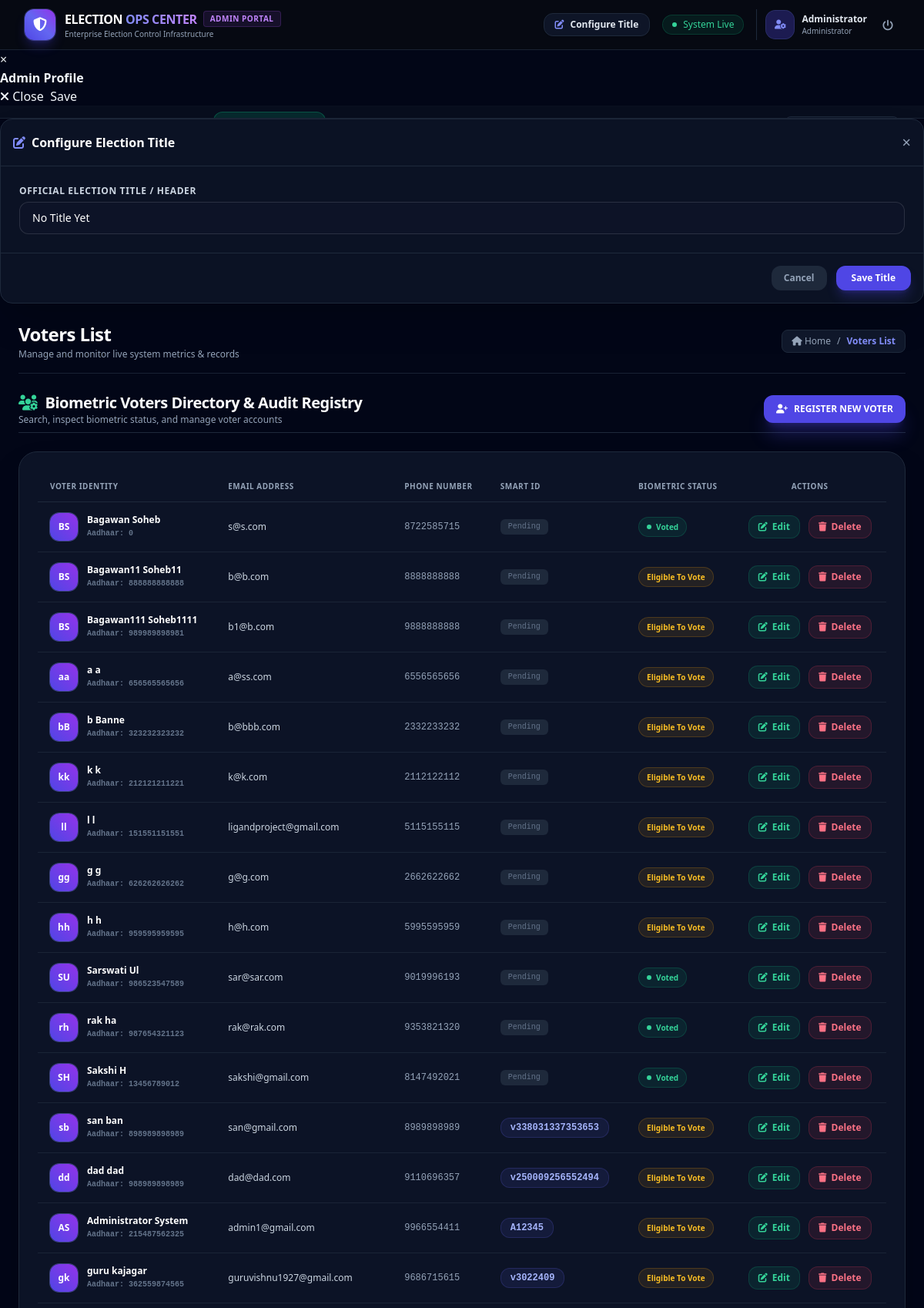
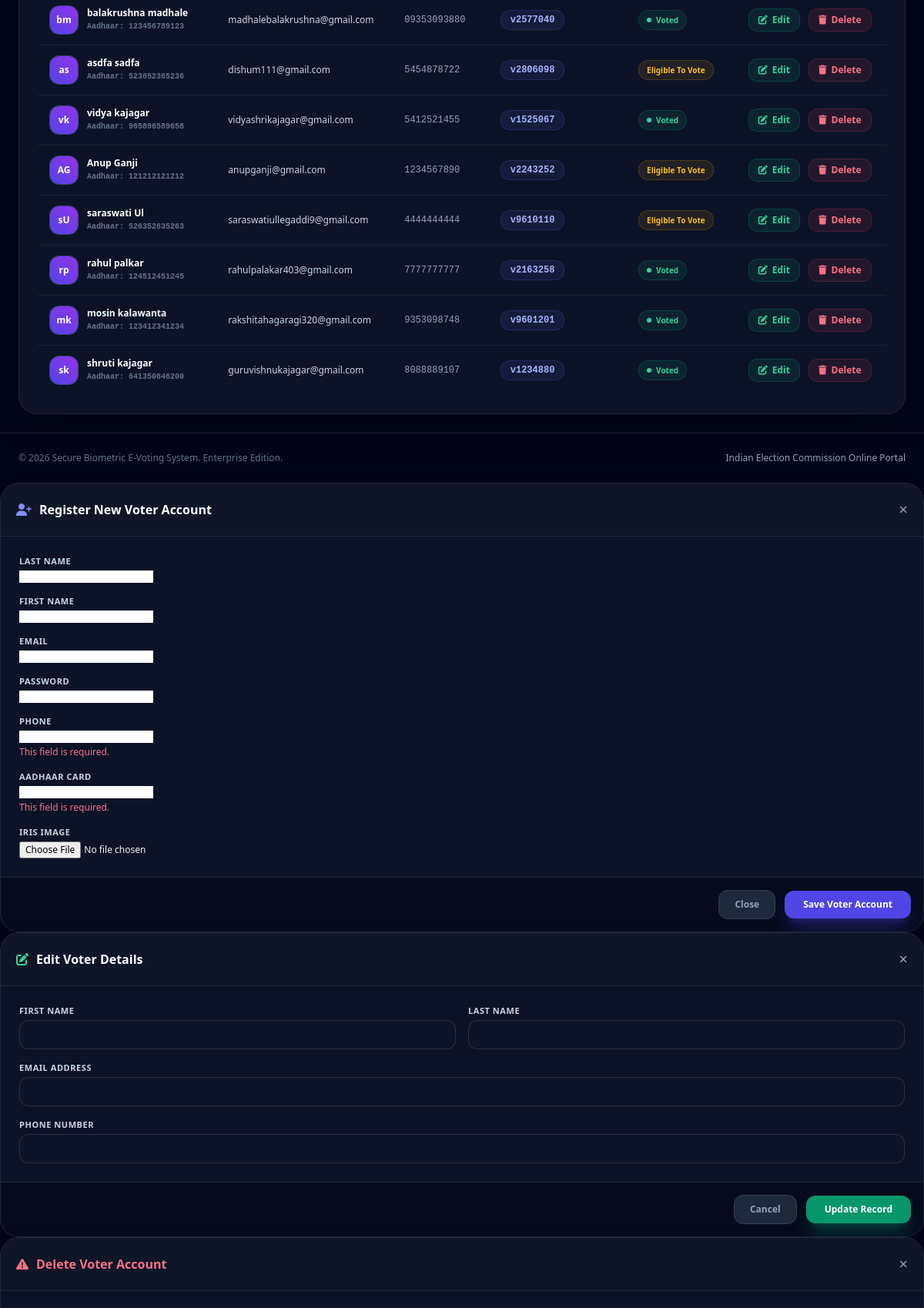
The page /administrator/voters (signed in, upper part) on the database its author committed (2 pictures, top to bottom).
### account/models.py (models this page shows, shortened)
class CustomUser(AbstractUser):
    USER_TYPE = ((1, "Admin"), (2, "Voter"))
    username = None  # Removed username, using email instead
    email = models.EmailField(unique=True)
    user_type = models.CharField(default=2, choices=USER_TYPE, max_length=1)
    created_at = models.DateTimeField(auto_now_add=True)
    updated_at = models.DateTimeField(auto_now=True)
    USERNAME_FIELD = "email"
    REQUIRED_FIELDS = []
    objects = CustomUserManager()

### voting/models.py (models this page shows, shortened)
class Voter(models.Model):
    admin = models.OneToOneField(CustomUser, on_delete=models.CASCADE)
    phone = models.CharField(max_length=11, unique=True)  # Used for OTP
    otp = models.CharField(max_length=10, null=True)
    verified = models.BooleanField(default=False)
    voted = models.BooleanField(default=False)
    otp_sent = models.IntegerField(default=0)  # Control how many OTPs are sent
    aadhaar_card = models.CharField(max_length=12, unique=True)  # Aadhaar card number
    iris_image = models.ImageField(upload_to='iris_images/', null=True, blank=True)  # Upload directory
    smartid = models.CharField(max_length=8, unique=True, blank=True, null=True)  # New field for unique ID

### administrator/views.py (the view, shortened to what this page needs)
# urls.py: path('voters', views.voters, name="adminViewVoters"),
def voters(request):
    voters = Voter.objects.all()
    userForm = CustomUserForm(request.POST or None)
    voterForm = VoterForm(request.POST, request.FILES or None)  # Add request.FILES for file handling
    context = {
        'form1': userForm,
        'form2': voterForm,
        'voters': voters,
        'page_title': 'Voters List'
    }
    return render(request, "admin/voters.html", context)

### administrator/templates/admin/voters.html (shortened to what this page needs)
{% extends 'root.html' %}
{% load static %}
{% block content %}
<div class="space-y-6">
  <div class="flex flex-col sm:flex-row sm:items-center justify-between gap-4 pb-2 border-b border-slate-800">
    <div>
      <h2 class="text-xl font-bold text-white tracking-tight flex items-center font-display">
        <i class="fa-solid fa-users-gear text-emerald-400 mr-2.5"></i> Biometric Voters Directory & Audit Registry
      </h2>
      <p class="text-xs text-slate-400">Search, inspect biometric status, and manage voter accounts</p>
    </div>
    <button type="button"
            data-toggle="modal"
            data-target="#addnew"
            class="inline-flex items-center justify-center px-4 py-2.5 rounded-xl text-xs font-bold text-white bg-indigo-600 hover:bg-indigo-500 shadow-xl shadow-indigo-600/30 transition-all font-display">
      <i class="fa-solid fa-user-plus mr-2"></i> REGISTER NEW VOTER
    </button>
  </div>
  <div class="glass-card-elevated rounded-3xl p-6 border border-slate-800 shadow-2xl space-y-4">
    <div class="overflow-x-auto">
      <table id="example1" class="w-full text-left border-collapse text-xs">
        <thead>
          <tr class="border-b border-slate-800 text-slate-400 uppercase font-semibold text-[10px] tracking-wider">
            <th class="py-3 px-4">Voter Identity</th>
            <th class="py-3 px-4">Email Address</th>
            <th class="py-3 px-4">Phone Number</th>
            <th class="py-3 px-4">Smart ID</th>
            <th class="py-3 px-4">Biometric Status</th>
            <th class="py-3 px-4 text-center">Actions</th>
          </tr>
        </thead>
        <tbody class="divide-y divide-slate-800/80 text-slate-200">
          {% for voter in voters %}
          <tr class="hover:bg-slate-900/50 transition-colors">
            <td class="py-3.5 px-4 font-bold text-white flex items-center space-x-3">
              <div class="w-9 h-9 rounded-xl bg-gradient-to-tr from-indigo-600 to-purple-600 text-white flex items-center justify-center text-xs font-bold ring-1 ring-indigo-400/40 shadow-sm font-display">
                {{ voter.admin.first_name|slice:":1" }}{{ voter.admin.last_name|slice:":1" }}
              </div>
              <div>
                <span class="block font-bold text-white">{{ voter.admin.first_name }} {{ voter.admin.last_name }}</span>
                <span class="text-[10px] text-slate-500 font-mono">Aadhaar: {{ voter.aadhaar_card|default:"Registered" }}</span>
              </div>
            </td>
            <td class="py-3.5 px-4 text-slate-300 font-medium">{{ voter.admin.email }}</td>
            <td class="py-3.5 px-4 text-slate-400 font-mono">{{ voter.phone }}</td>
            <td class="py-3.5 px-4">
              {% if voter.smartid %}
                <span class="inline-flex items-center px-3 py-1 rounded-xl text-xs font-mono font-bold bg-indigo-500/10 text-indigo-300 border border-indigo-500/20">
                  {{ voter.smartid }}
                </span>
              {% else %}
                <span class="inline-flex items-center px-2.5 py-0.5 rounded-md text-[10px] font-mono bg-slate-800 text-slate-500">
                  Pending
                </span>
              {% endif %}
            </td>
            <td class="py-3.5 px-4">
              {% if voter.voted %}
                <span class="inline-flex items-center px-2.5 py-1 rounded-full text-[10px] font-bold bg-emerald-500/10 text-emerald-400 border border-emerald-500/20">
                  <span class="w-1.5 h-1.5 rounded-full bg-emerald-400 mr-1.5 animate-pulse"></span>
                  Voted
                </span>
              {% else %}
                <span class="inline-flex items-center px-2.5 py-1 rounded-full text-[10px] font-bold bg-amber-500/10 text-amber-400 border border-amber-500/20">
                  Eligible To Vote
                </span>
              {% endif %}
            </td>
            <td class="py-3.5 px-4 text-center space-x-2">
              <button type="button" class="edit inline-flex items-center px-3 py-1.5 rounded-xl text-xs font-bold bg-emerald-500/10 text-emerald-400 hover:bg-emerald-500/20 border border-emerald-500/20 transition-colors" data-id="{{ voter.id }}">
                <i class="fa-solid fa-pen-to-square mr-1.5"></i> Edit
              </button>
              <button type="button" class="delete inline-flex items-center px-3 py-1.5 rounded-xl text-xs font-bold bg-rose-500/10 text-rose-400 hover:bg-rose-500/20 border border-rose-500/20 transition-colors" data-id="{{ voter.id }}">
                <i class="fa-solid fa-trash mr-1.5"></i> Delete
              </button>
            </td>
          </tr>
          {% endfor %}
        </tbody>
      </table>
    </div>
  </div>
</div>
{% endblock content %}
{% block modal %}
<div class="modal fade" id="addnew" tabindex="-1" role="dialog" aria-hidden="true">
  <div class="modal-dialog modal-dialog-centered" role="document">
    <div class="modal-content glass-card-elevated border border-slate-800 text-slate-100 rounded-3xl shadow-2xl overflow-hidden">
      <div class="modal-header border-b border-slate-800 p-5 flex items-center justify-between bg-slate-900/80">
        <h5 class="modal-title font-bold text-base text-white flex items-center font-display">
          <i class="fa-solid fa-user-plus text-indigo-400 mr-2.5"></i> Register New Voter Account
        </h5>
        <button type="button" class="close text-slate-400 hover:text-white text-xl" data-dismiss="modal" aria-label="Close">
          <span aria-hidden="true">&times;</span>
        </button>
      </div>
      <form method="POST" action="{% url 'adminViewVoters' %}" enctype="multipart/form-data">
        <div class="modal-body p-6 space-y-4 text-xs">
          {% for field in form1 %}
          <div class="space-y-1 text-left">
            <label class="block text-[11px] font-bold text-slate-300 uppercase tracking-wider">{{ field.label }}</label>
            {{ field }}
          </div>
          {% endfor %}
          {% for field in form2 %}
          <div class="space-y-1 text-left">
            <label class="block text-[11px] font-bold text-slate-300 uppercase tracking-wider">{{ field.label }}</label>
            {{ field }}
            {% if field.errors %}<p class="text-xs text-rose-400 mt-1">{{ field.errors.0 }}</p>{% endif %}
          </div>
          {% endfor %}
        </div>
        <div class="modal-footer border-t border-slate-800 p-4 flex items-center justify-end space-x-3 bg-slate-950/60">
          <button type="button" class="px-5 py-2.5 rounded-xl text-xs font-bold text-slate-400 hover:text-white bg-slate-800 border border-slate-700" data-dismiss="modal">Close</button>
          <button type="submit" name="add" class="px-6 py-2.5 rounded-xl text-xs font-bold text-white bg-indigo-600 hover:bg-indigo-500 shadow-xl shadow-indigo-600/30">Save Voter Account</button>
        </div>
      </form>
    </div>
  </div>
</div>
<div class="modal fade" id="edit" tabindex="-1" role="dialog" aria-hidden="true">
  <div class="modal-dialog modal-dialog-centered" role="document">
    <div class="modal-content glass-card-elevated border border-slate-800 text-slate-100 rounded-3xl shadow-2xl overflow-hidden">
      <div class="modal-header border-b border-slate-800 p-5 flex items-center justify-between bg-slate-900/80">
        <h5 class="modal-title font-bold text-base text-white flex items-center font-display">
          <i class="fa-solid fa-pen-to-square text-emerald-400 mr-2.5"></i> Edit Voter Details
        </h5>
        <button type="button" class="close text-slate-400 hover:text-white text-xl" data-dismiss="modal" aria-label="Close">
          <span aria-hidden="true">&times;</span>
        </button>
      </div>
      <form method="POST" action="{% url 'updateVoter' %}">
        <div class="modal-body p-6 space-y-4 text-xs text-left">
          <div class="grid grid-cols-2 gap-4">
            <div class="space-y-1">
              <label for="edit_firstname" class="block text-[11px] font-bold text-slate-300 uppercase tracking-wider">First Name</label>
              <input type="text" class="w-full px-3.5 py-2.5 rounded-xl text-xs glass-input focus:outline-none" id="edit_firstname" name="first_name" required>
            </div>
            <div class="space-y-1">
              <label for="edit_lastname" class="block text-[11px] font-bold text-slate-300 uppercase tracking-wider">Last Name</label>
              <input type="text" class="w-full px-3.5 py-2.5 rounded-xl text-xs glass-input focus:outline-none" id="edit_lastname" name="last_name" required>
            </div>
          </div>
          <div class="space-y-1">
            <label for="edit_email" class="block text-[11px] font-bold text-slate-300 uppercase tracking-wider">Email Address</label>
            <input type="email" class="w-full px-3.5 py-2.5 rounded-xl text-xs glass-input focus:outline-none" id="edit_email" name="email" required>
          </div>
          <div class="space-y-1">
            <label for="edit_phone" class="block text-[11px] font-bold text-slate-300 uppercase tracking-wider">Phone Number</label>
            <input type="text" class="w-full px-3.5 py-2.5 rounded-xl text-xs glass-input focus:outline-none" id="edit_phone" name="phone" required>
          </div>
        </div>
        <div class="modal-footer border-t border-slate-800 p-4 flex items-center justify-end space-x-3 bg-slate-950/60">
          <button type="button" class="px-5 py-2.5 rounded-xl text-xs font-bold text-slate-400 hover:text-white bg-slate-800 border border-slate-700" data-dismiss="modal">Cancel</button>
          <button type="submit" name="edit" class="px-6 py-2.5 rounded-xl text-xs font-bold text-white bg-emerald-600 hover:bg-emerald-500 shadow-xl shadow-emerald-600/30">Update Record</button>
        </div>
      </form>
    </div>
  </div>
</div>
<div class="modal fade" id="delete" tabindex="-1" role="dialog" aria-hidden="true">
  <div class="modal-dialog modal-dialog-centered" role="document">
    <div class="modal-content glass-card-elevated border border-slate-800 text-slate-100 rounded-3xl shadow-2xl text-center overflow-hidden">
      <div class="modal-header border-b border-slate-800 p-5 flex items-center justify-between bg-slate-900/80">
        <h5 class="modal-title font-bold text-base text-rose-400 flex items-center font-display">
          <i class="fa-solid fa-triangle-exclamation mr-2.5"></i> Delete Voter Account
        </h5>
        <button type="button" class="close text-slate-400 hover:text-white text-xl" data-dismiss="modal" aria-label="Close">
          <span aria-hidden="true">&times;</span>
        </button>
      </div>
      <form method="POST" action="{% url 'deleteVoter' %}">
        <div class="modal-body p-6 space-y-3">
        </div>
      </form>
    </div>
  </div>
</div>
{% endblock modal %}

### administrator/templates/navbar.html
{% load static %}
<header class="sticky top-0 z-40 bg-[#070a12]/90 backdrop-blur-xl border-b border-slate-800/80 px-4 sm:px-8 py-3">
  <div class="max-w-7xl mx-auto flex items-center justify-between">
    <div class="flex items-center space-x-3">
      <a href="{% url 'adminDashboard' %}" class="flex items-center space-x-3 group">
        <div class="w-10 h-10 rounded-xl bg-gradient-to-tr from-indigo-600 via-indigo-500 to-purple-600 flex items-center justify-center text-white shadow-lg shadow-indigo-600/30 ring-1 ring-indigo-400/30 group-hover:scale-105 transition-transform">
          <i class="fa-solid fa-shield-halved text-lg"></i>
        </div>
        <div>
          <div class="flex items-center space-x-2">
            <span class="font-display text-base font-extrabold text-white tracking-tight">
              ELECTION <span class="bg-gradient-to-r from-indigo-400 to-purple-400 bg-clip-text text-transparent">OPS CENTER</span>
            </span>
            <span class="px-2 py-0.5 rounded text-[10px] font-semibold uppercase tracking-wider bg-purple-500/10 text-purple-400 border border-purple-500/20">
              Admin Portal
            </span>
          </div>
          <span class="text-[10px] text-slate-400 font-medium block">Enterprise Election Control Infrastructure</span>
        </div>
      </a>
    </div>
    <div class="flex items-center space-x-3 sm:space-x-4">
      {% if request.user.user_type == '1' %}
      <button type="button"
              data-toggle="modal"
              data-target="#config"
              class="hidden sm:inline-flex items-center px-3.5 py-1.5 rounded-xl text-xs font-semibold text-slate-200 bg-slate-900/90 hover:bg-slate-800 border border-slate-800 hover:border-slate-700 transition-all shadow-sm">
        <i class="fa-solid fa-pen-to-square text-indigo-400 mr-2"></i>
        <span>Configure Title</span>
      </button>
      {% endif %}
      <div class="hidden md:flex items-center px-3 py-1 rounded-full text-xs font-medium bg-emerald-500/10 text-emerald-400 border border-emerald-500/20 shadow-sm">
        <span class="w-1.5 h-1.5 rounded-full bg-emerald-400 mr-2 animate-pulse"></span>
        System Live
      </div>
      <div class="flex items-center space-x-3 pl-3 border-l border-slate-800">
        <div class="flex items-center space-x-2.5">
          <div class="w-9 h-9 rounded-xl bg-indigo-600/30 text-indigo-400 flex items-center justify-center font-bold text-xs ring-1 ring-indigo-500/40 font-display">
            <i class="fa-solid fa-user-gear"></i>
          </div>
          <div class="hidden lg:block text-left">
            <span class="block text-xs font-bold text-slate-200">
              {{ request.user.first_name|default:request.user.email }}
            </span>
            <span class="block text-[10px] text-slate-400 font-medium">Administrator</span>
          </div>
        </div>
        <a href="{% url 'account_logout' %}"
           title="Sign Out"
           class="p-2 rounded-xl text-slate-400 hover:text-rose-400 hover:bg-rose-500/10 transition-colors">
          <i class="fa-solid fa-power-off text-sm"></i>
        </a>
      </div>
    </div>
  </div>
</header>
{% include "bio.html" %}

### rows shown on the page
CustomUser: user.first_name "Administrator"
Voter: admin.first_name "B", admin.last_name "S", admin.first_name "Bagawan", admin.last_name "Soheb", aadhaar_card "0", admin.email "s@s.com", phone "8722585715", shows "Pending", voted True (drawn)
Voter: admin.first_name "B", admin.last_name "S", admin.first_name "Bagawan11", admin.last_name "Soheb11", aadhaar_card "888888888888", admin.email "b@b.com", phone "8888888888", shows "Pending", voted "Eligible To Vote"
Voter: admin.first_name "B", admin.last_name "S", admin.first_name "Bagawan111", admin.last_name "Soheb1111", aadhaar_card "989989898981", admin.email "b1@b.com", phone "9888888888", shows "Pending", voted "Eligible To Vote"
Voter: admin.first_name "a", admin.last_name "a", aadhaar_card "656565565656", admin.email "a@ss.com", phone "6556565656", shows "Pending", voted "Eligible To Vote"
Voter: admin.first_name "b", admin.last_name "B", admin.last_name "Banne", aadhaar_card "323232323232", admin.email "b@bbb.com", phone "2332233232", shows "Pending", voted "Eligible To Vote"
Voter: admin.first_name "k", admin.last_name "k", aadhaar_card "212121211221", admin.email "k@k.com", phone "2112122112", shows "Pending", voted "Eligible To Vote"
Voter: admin.first_name "l", admin.last_name "l", aadhaar_card "151551151551", admin.email "ligandproject@gmail.com", phone "5115155115", shows "Pending", voted "Eligible To Vote"
Voter: admin.first_name "g", admin.last_name "g", aadhaar_card "626262626262", admin.email "g@g.com", phone "2662622662", shows "Pending", voted "Eligible To Vote"
Voter: admin.first_name "h", admin.last_name "h", aadhaar_card "959595959595", admin.email "h@h.com", phone "5995595959", shows "Pending", voted "Eligible To Vote"
Voter: admin.first_name "S", admin.last_name "U", admin.first_name "Sarswati", admin.last_name "Ul", aadhaar_card "986523547589", admin.email "sar@sar.com", phone "9019996193", shows "Pending", voted True (drawn)
Voter: admin.first_name "r", admin.last_name "h", admin.first_name "rak", admin.last_name "ha", aadhaar_card "987654321123", admin.email "rak@rak.com", phone "9353821320", shows "Pending", voted True (drawn)
Voter: admin.first_name "S", admin.last_name "H", admin.first_name "Sakshi", aadhaar_card "13456789012", admin.email "sakshi@gmail.com", phone "8147492021", shows "Pending", voted True (drawn)
Voter: admin.first_name "s", admin.last_name "b", admin.first_name "san", admin.last_name "ban", aadhaar_card "898989898989", admin.email "san@gmail.com", phone "8989898989", smartid "v338031337353653", voted "Eligible To Vote"
Voter: admin.first_name "d", admin.last_name "d", admin.first_name "dad", admin.last_name "dad", aadhaar_card "988989898989", admin.email "dad@dad.com", phone "9110696357", smartid "v250009256552494", voted "Eligible To Vote"
Voter: admin.first_name "A", admin.last_name "S", admin.first_name "Administrator", admin.last_name "System", aadhaar_card "215487562325", admin.email "admin1@gmail.com", phone "9966554411", smartid "A12345", voted "Eligible To Vote"
Voter: admin.first_name "g", admin.last_name "k", admin.first_name "guru", admin.last_name "kajagar", aadhaar_card "362559874565", admin.email "guruvishnu1927@gmail.com", phone "9686715615", smartid "v3022409", voted "Eligible To Vote"
Voter: admin.first_name "b", admin.last_name "m", admin.first_name "balakrushna", admin.last_name "madhale", aadhaar_card "123456789123", admin.email "madhalebalakrushna@gmail.com", phone "09353093880", smartid "v2577040", voted True (drawn)
Voter: admin.first_name "a", admin.last_name "s", admin.first_name "asdfa", admin.last_name "sadfa", aadhaar_card "523652365236", admin.email "dishum111@gmail.com", phone "5454878722", smartid "v2806098", voted "Eligible To Vote"
Voter: admin.first_name "v", admin.last_name "k", admin.first_name "vidya", admin.last_name "kajagar", aadhaar_card "965896589658", admin.email "vidyashrikajagar@gmail.com", phone "5412521455", smartid "v1525067", voted True (drawn)
Voter: admin.first_name "A", admin.last_name "G", admin.first_name "Anup", admin.last_name "Ganji", aadhaar_card "121212121212", admin.email "anupganji@gmail.com", phone "1234567890", smartid "v2243252", voted "Eligible To Vote"
Voter: admin.first_name "s", admin.last_name "U", admin.first_name "saraswati", admin.last_name "Ul", aadhaar_card "526352635263", admin.email "saraswatiullegaddi9@gmail.com", phone "4444444444", smartid "v9610110", voted "Eligible To Vote"
Voter: admin.first_name "r", admin.last_name "p", admin.first_name "rahul", admin.last_name "palkar", aadhaar_card "124512451245", admin.email "rahulpalakar403@gmail.com", phone "7777777777", smartid "v2163258", voted True (drawn)
Voter: admin.first_name "m", admin.last_name "k", admin.first_name "mosin", admin.last_name "kalawanta", aadhaar_card "123412341234", admin.email "rakshitahagaragi320@gmail.com", phone "9353098748", smartid "v9601201", voted True (drawn)
Voter: admin.first_name "s", admin.last_name "k", admin.first_name "shruti", admin.last_name "kajagar", aadhaar_card "641350646200", admin.email "guruvishnukajagar@gmail.com", phone "8088889107", smartid "v1234880", voted True (drawn)

### other values the page prints
{{ page_title }} "Voters List"
{{ field.label }} "LAST NAME" "FIRST NAME" "EMAIL" "PASSWORD"
{{ field.label }} "PHONE" "AADHAAR CARD" "IRIS IMAGE"
{{ field.errors.0 }} "This field is required." "This field is required."
